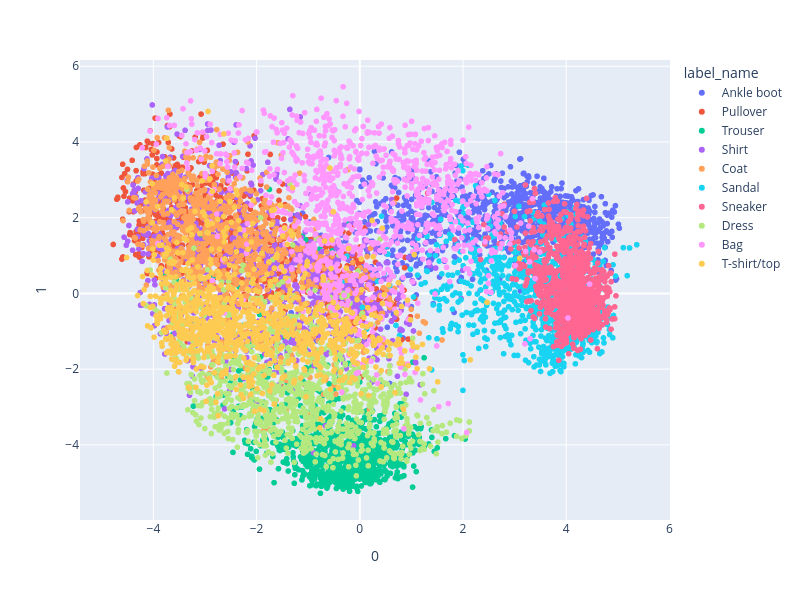

Notebook code cell kept with this figure:
### Markdown cell above
### PCA

### Code cell
pca_vae = PCA(2)
mu_vae_pca = pca_vae.fit_transform(log_var_vec)

df_vae_pca = pd.DataFrame(mu_vae_pca)
df_vae_pca['label'] = labels.long()
df_vae_pca['label_name'] = df_vae_pca.label.apply(lambda l: poss_labels[l])

px.scatter(df_vae_pca, x=0, y=1, color="label_name", width=800, height=600)

### Figure 1 — Plotly figure (JSON) as saved in the notebook; plotly's stock layout.template omitted (floating-point values rounded to 4 significant figures; data arrays with more than 128 entries replaced by an {"elided": "..."} marker saying what was removed)
{"data": [{"hovertemplate": "label_name=Ankle boot<br>0=%{x}<br>1=%{y}<extra></extra>", "legendgroup": "Ankle boot", "marker": {"color": "#636efa", "symbol": "circle"}, "mode": "markers", "name": "Ankle boot", "showlegend": true, "type": "scattergl", "x": {"elided": "1000 float values"}, "xaxis": "x", "y": {"elided": "1000 float values"}, "yaxis": "y"}, {"hovertemplate": "label_name=Pullover<br>0=%{x}<br>1=%{y}<extra></extra>", "legendgroup": "Pullover", "marker": {"color": "#EF553B", "symbol": "circle"}, "mode": "markers", "name": "Pullover", "showlegend": true, "type": "scattergl", "x": {"elided": "1000 float values"}, "xaxis": "x", "y": {"elided": "1000 float values"}, "yaxis": "y"}, {"hovertemplate": "label_name=Trouser<br>0=%{x}<br>1=%{y}<extra></extra>", "legendgroup": "Trouser", "marker": {"color": "#00cc96", "symbol": "circle"}, "mode": "markers", "name": "Trouser", "showlegend": true, "type": "scattergl", "x": {"elided": "1000 float values"}, "xaxis": "x", "y": {"elided": "1000 float values"}, "yaxis": "y"}, {"hovertemplate": "label_name=Shirt<br>0=%{x}<br>1=%{y}<extra></extra>", "legendgroup": "Shirt", "marker": {"color": "#ab63fa", "symbol": "circle"}, "mode": "markers", "name": "Shirt", "showlegend": true, "type": "scattergl", "x": {"elided": "1000 float values"}, "xaxis": "x", "y": {"elided": "1000 float values"}, "yaxis": "y"}, {"hovertemplate": "label_name=Coat<br>0=%{x}<br>1=%{y}<extra></extra>", "legendgroup": "Coat", "marker": {"color": "#FFA15A", "symbol": "circle"}, "mode": "markers", "name": "Coat", "showlegend": true, "type": "scattergl", "x": {"elided": "1000 float values"}, "xaxis": "x", "y": {"elided": "1000 float values"}, "yaxis": "y"}, {"hovertemplate": "label_name=Sandal<br>0=%{x}<br>1=%{y}<extra></extra>", "legendgroup": "Sandal", "marker": {"color": "#19d3f3", "symbol": "circle"}, "mode": "markers", "name": "Sandal", "showlegend": true, "type": "scattergl", "x": {"elided": "1000 float values"}, "xaxis": "x", "y": {"elided": "1000 float values"}, "yaxis": "y"}, {"hovertemplate": "label_name=Sneaker<br>0=%{x}<br>1=%{y}<extra></extra>", "legendgroup": "Sneaker", "marker": {"color": "#FF6692", "symbol": "circle"}, "mode": "markers", "name": "Sneaker", "showlegend": true, "type": "scattergl", "x": {"elided": "1000 float values"}, "xaxis": "x", "y": {"elided": "1000 float values"}, "yaxis": "y"}, {"hovertemplate": "label_name=Dress<br>0=%{x}<br>1=%{y}<extra></extra>", "legendgroup": "Dress", "marker": {"color": "#B6E880", "symbol": "circle"}, "mode": "markers", "name": "Dress", "showlegend": true, "type": "scattergl", "x": {"elided": "1000 float values"}, "xaxis": "x", "y": {"elided": "1000 float values"}, "yaxis": "y"}, {"hovertemplate": "label_name=Bag<br>0=%{x}<br>1=%{y}<extra></extra>", "legendgroup": "Bag", "marker": {"color": "#FF97FF", "symbol": "circle"}, "mode": "markers", "name": "Bag", "showlegend": true, "type": "scattergl", "x": {"elided": "1000 float values"}, "xaxis": "x", "y": {"elided": "1000 float values"}, "yaxis": "y"}, {"hovertemplate": "label_name=T-shirt/top<br>0=%{x}<br>1=%{y}<extra></extra>", "legendgroup": "T-shirt/top", "marker": {"color": "#FECB52", "symbol": "circle"}, "mode": "markers", "name": "T-shirt/top", "showlegend": true, "type": "scattergl", "x": {"elided": "1000 float values"}, "xaxis": "x", "y": {"elided": "1000 float values"}, "yaxis": "y"}], "layout": {"height": 600, "legend": {"title": {"text": "label_name"}, "tracegroupgap": 0}, "margin": {"t": 60}, "width": 800, "xaxis": {"anchor": "y", "domain": [0, 1], "title": {"text": "0"}}, "yaxis": {"anchor": "x", "domain": [0, 1], "title": {"text": "1"}}}}
